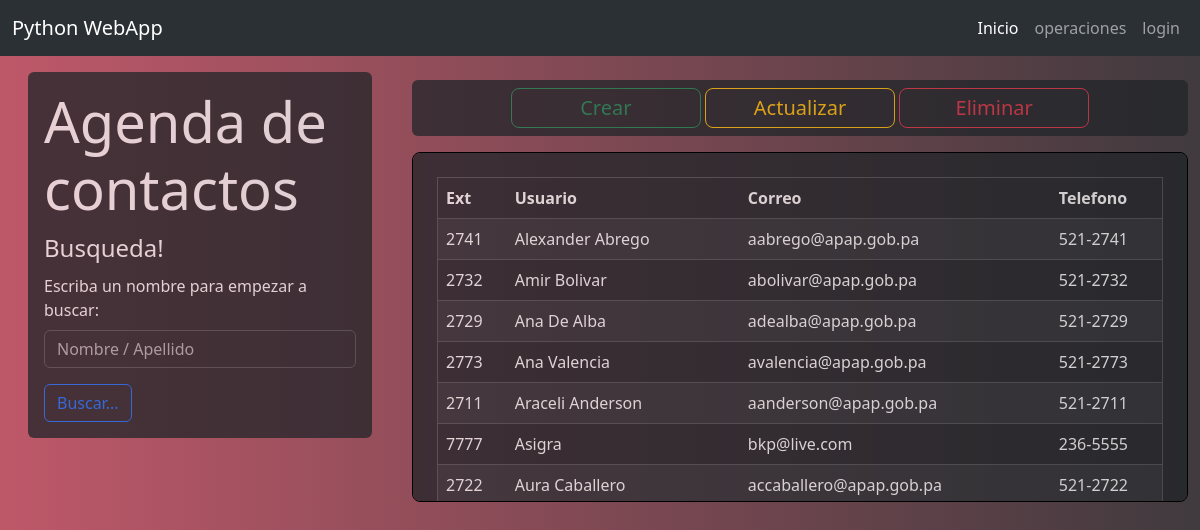
Before: / with the older database file.
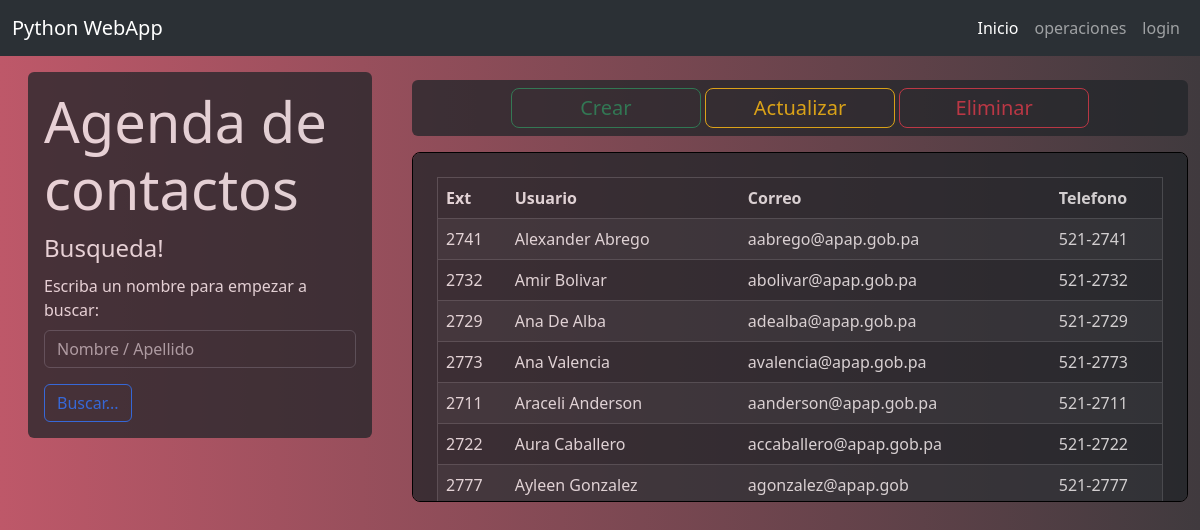
After: the same page with the newer database file.
### tables this page shows
CREATE TABLE contacts(
            ext integer primary key, 
            user text not null,
            mail text not null,
            phone text);

### app.py (the view)
@app.route('/')
def index():
    frontquery=db.query()
    return render_template('index.html', frontquery=frontquery)

### db.py (called while the page is built)
def get_conn():
    return sqlite3.connect(db)

def query():
    with get_conn() as con:
        cur = con.cursor()
        cur.execute("Select * from contacts order by user asc")
        total = cur.fetchall()
    return total

### templates/index.html
{%extends "layout.html"%}
{%block content%}
  <div class="row">
    <div class="col-md-4">
<div class="bg-dark text-light py-3 px-3 box rounded-2 m-3 opacity-75" data-bs-theme="dark">
    <h1 class="display-4">Agenda de contactos</h1>
    <form class="d-flex" role="search"">
        <fieldset>
          <legend>Busqueda!</legend>
          <div class="mb-3">
            <label for="TextInput" class="form-label">Escriba un nombre para empezar a buscar:</label>
            <input type="search" id="TextInput" class="form-control me-2" placeholder="Nombre / Apellido">
          </div>
          <button type="submit" class="btn btn-outline-primary">Buscar...</button>
        </fieldset>
      </form>
  </div>
</div>
<div class="col-md-8">
  <div class="bg-dark py-2 px-2 btn-group-lg mt-4 box rounded-2 opacity-75" data-bs-theme="dark" role="group" style="text-align:center" aria-label="Basic mixed styles example">
    <a type="button" class="btn btn-outline-success py-1 px-1 col-3" href="{{url_for('insert')}}">Crear</a>
    <a type="button" class="btn btn-outline-warning py-1 px-1 col-3" href="{{url_for('update')}}">Actualizar</a>
    <a type="button" class="btn btn-outline-danger py-1 px-1 col-3" href="{{url_for('delete')}}">Eliminar</a>
  </div>
<div class="scrollable-table">
  <div class="bg-dark py-4 px-4 text-bg-dark rounded-2 opacity-75">
      <table border="1" class="table table-striped table-dark table-hover">
          <thead>
              <tr>
                  <th>Ext</th>
                  <th>Usuario</th>
                  <th>Correo</th>
                  <th>Telefono</th>
              </tr>
          </thead>
          <tbody style="text-align:left">
              {% for row in frontquery %}
                  <tr>
                      <td scope="row">{{ row[0] }}</td>
                      <td scope="row">{{ row[1] }}</td>
                      <td scope="row">{{ row[2] }}</td>
                      <td scope="row">{{ row[3] }}</td>
                  </tr>
              {% endfor %}
          </tbody>
      </table>
      <br>
      <br>
   </div>
  </div>
 </div>
</div>
{%endblock%}

### templates/layout.html (shortened to what this page needs)
<!DOCTYPE html>
<html lang="en">
<head>
    <link rel="stylesheet" href="{{ url_for('static',filename='bootstrap.min.css')}}">
    <link rel="stylesheet" href="{{ url_for('static',filename='main.css')}}">
</head>
<body>
  <nav class="navbar navbar-expand-lg bg-body-tertiary opacity-100" data-bs-theme="dark">
    <div class="container-fluid">
      <a class="navbar-brand" href="/">Python WebApp</a>
      <div class="collapse navbar-collapse" id="navbarNavDropdown">
        <ul class="navbar-nav ms-auto mb-2 mb-lg-0">
          <li class="nav-item">
            <a class="nav-link active" aria-current="page" href="/">Inicio</a>
          </li>
          <li class="nav-item">
            <a class="nav-link" href="{{url_for('test1')}}">operaciones</a>
          </li>
          <li class="nav-item">
            <a class="nav-link" href="{{url_for('login')}}">login</a>
          </li>
            </ul>
      </div>
    </div>
  </nav>
    <div class="container-fluid">
      {%block content%}
      {%endblock%}
    </div>
</body>
</html>

### static/main.css (style rules this page uses)
body { background: #403A3E; background: -webkit-linear-gradient(to right, #BE5869, #403A3E); background: linear-gradient(to right, #BE5869, #403A3E); }
.scrollable-table { height: 350px; overflow-y: auto; margin-top: 16px; border-radius: 0.5rem; border: 1px solid #000000; scrollbar-width: thin; scrollbar-color: transparent transparent; }

Changed rows visible on the page:
removed contacts: ext "7777", user "Asigra", mail "bkp@live.com", phone "236-5555"
now on this page (row unchanged): contacts: ext "2777", user "Ayleen Gonzalez", mail "agonzalez@apap.gob", phone "521-2777"
